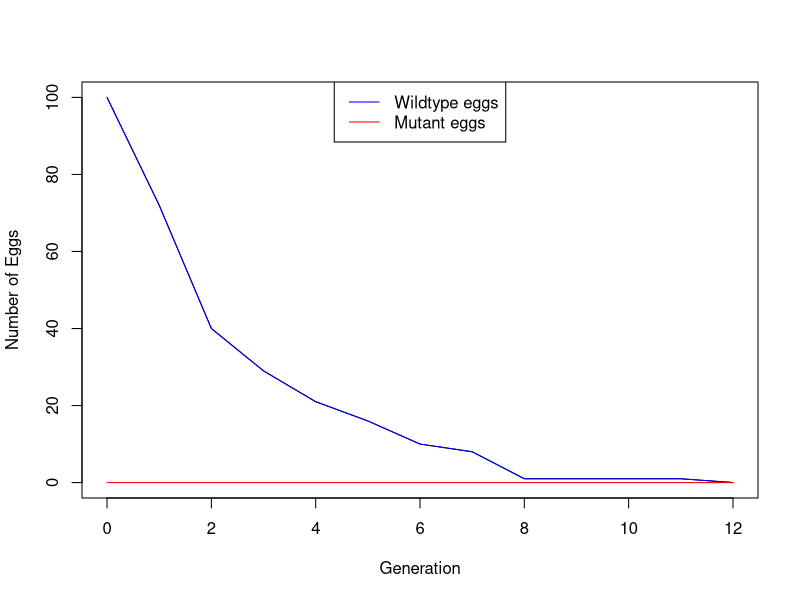
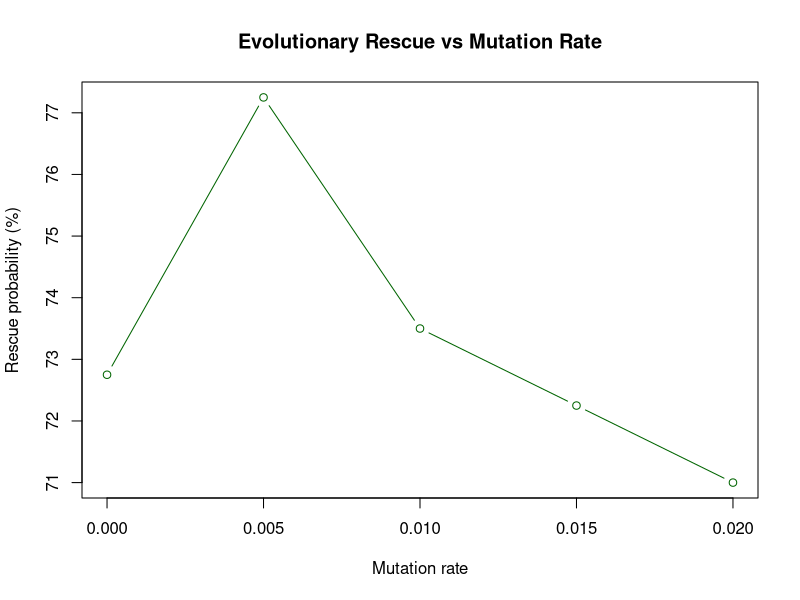
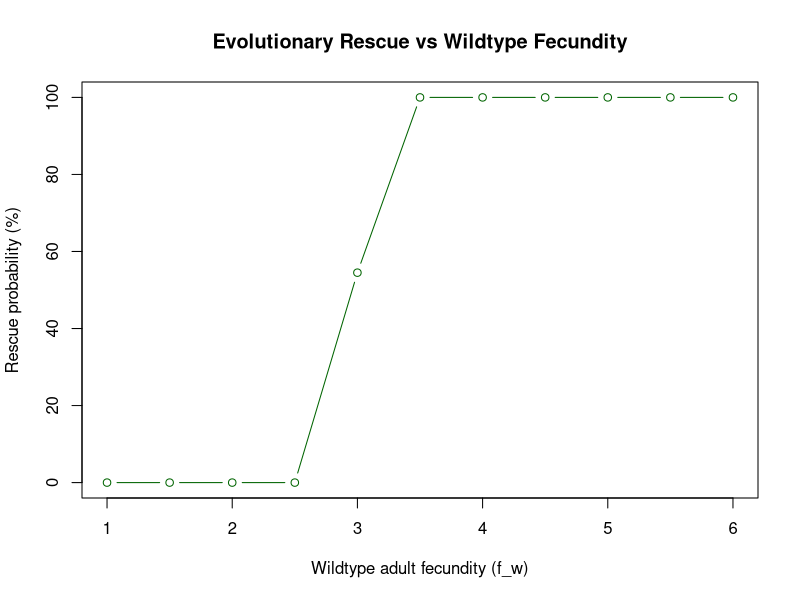
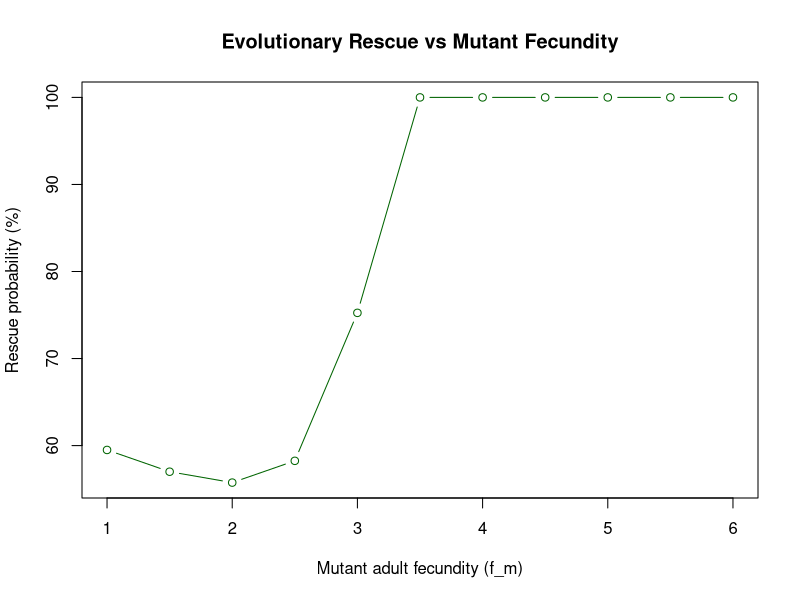
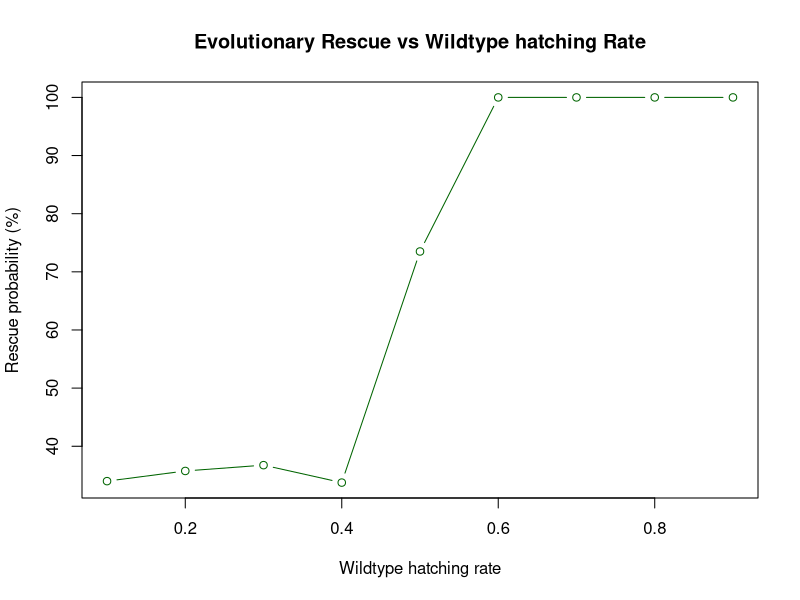
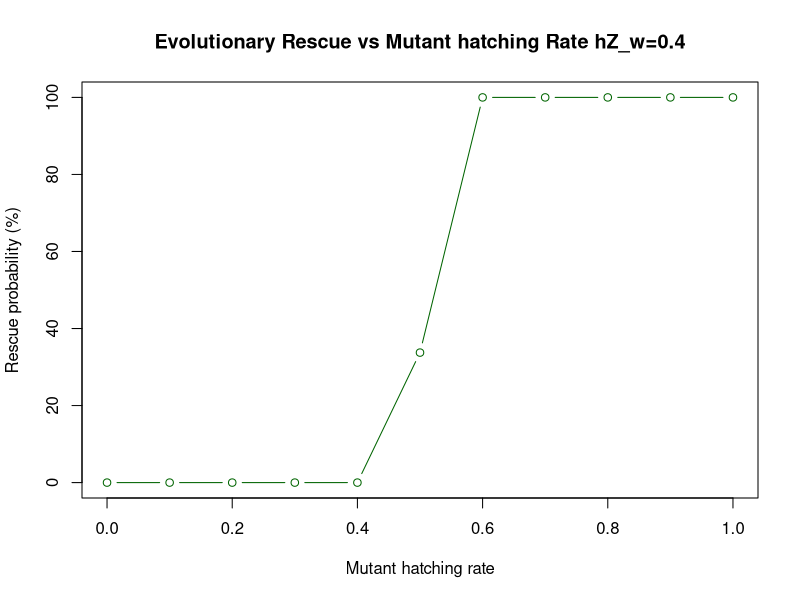
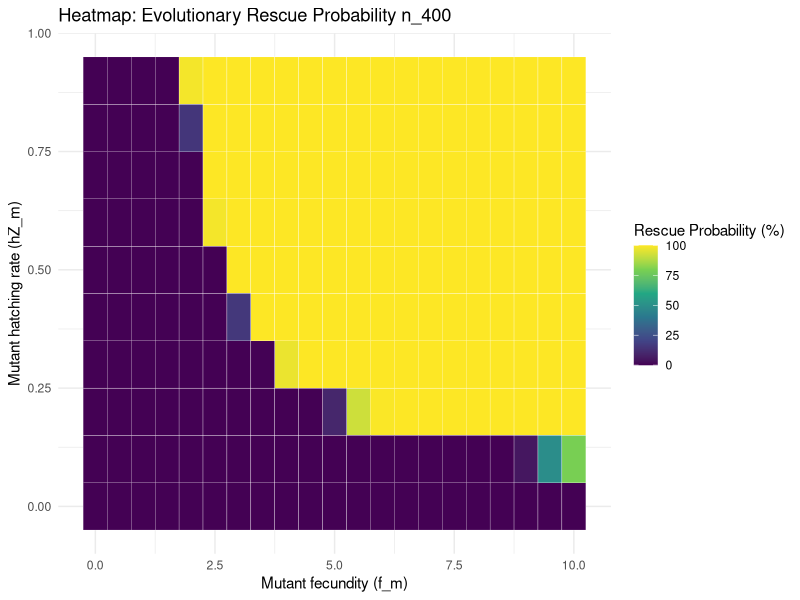

Write R code to recreate these figures, in order. (Note: a time limit stopped this script after it produced the figures.)
## ---- chunk 1
# Simulating one generation:
simulate_one_gen_ls <- function(Z_w, Z_m, f_w, f_m, hZ_w, hZ_m, pZ_w, pZ_m, mut_rate) {

   # we assume that the number of individuals (eggs) is recorded in spring, before eggs hatch and adults reproduce 
  
   # after winter, adults hatch from eggs with hatching rate between 0 and 1

   newAdults_w <- rbinom(1, Z_w,  hZ_w)

   newAdults_m <- rbinom(1, Z_m,  hZ_m)

   # adults produce eggs with fecundity rate f (number of offspring produced per adult)

   newEggs_w <- rpois(1, newAdults_w * f_w)

   newEggs_m <- rpois(1, newAdults_m * f_m)

   # draw new mutants according to Poisson distribution

   mut_w_to_m <- rpois(1, newEggs_w * mut_rate)
   
   # ensure do not mutate more eggs than exist
   
   if (mut_w_to_m > newEggs_w) mut_w_to_m <- newEggs_w
   
   # calculating next generation with no negative number
   
   Z_w_test <- max(Z_w - newAdults_w + newEggs_w - mut_w_to_m, 0)
   Z_m_test <- max(Z_m - newAdults_m + newEggs_m + mut_w_to_m, 0)
   
   # determine new population sizes of eggs, taking into account mortality during winter

   Z_w_new <- rbinom(1, Z_w_test, pZ_w)
   Z_m_new <- rbinom(1, Z_m_test, pZ_m)
   
   return(c(Z_w_new, Z_m_new))
 }

 # Print the function

 print(simulate_one_gen_ls(Z_w=1000, Z_m=0, f_w=2, f_m=2.5, hZ_w=0.5, hZ_m=0.5, pZ_w=0.1, pZ_m=0.1, mut_rate=0.1))

## ---- chunk 2

simulate_pop <- function(Z_init_w, Z_init_m, f_w, f_m, hZ_w, hZ_m, pZ_w, pZ_m, mut_rate, t_max) {
  # Create the vector in which to save the results
  pop_vector <- c(Z_init_w, Z_init_m)
  # initiate the variables
  pop_new <- c(Z_init_w, Z_init_m)
  
  # run the simulation until generation t_max
  for (i in 1:(t_max+1)) {
    # redefine the current population one generation later
    pop_new <- simulate_one_gen_ls(Z_w = pop_new[1], Z_m = pop_new[2], f_w, f_m, hZ_w, hZ_m, pZ_w, pZ_m, mut_rate)
    # add the new population sizes to the output vector
    pop_vector <- rbind(pop_vector,pop_new)
    # condition to stop the simulation before t_max: either the population exceeds 1.5 times the original population size, or it goes extinct
    if (is.na(pop_new[1]) | is.na(pop_new[2])) break
    if (pop_new[1]+pop_new[2]>=100*(Z_init_w+ Z_init_m) | pop_new[1]+pop_new[2]==0) break
  }
  
  # define the row and column names of the output vector
 # rownames(pop_vector) <- (0:t_max)[1:length(pop_vector[,1])] # note that the vector has to be cut if the simulation stopped early
  colnames(pop_vector) <- c("w","m")
  # return the result
  return(pop_vector)	
}


# Test the function and plot the result
# set t_max to a value to be used throughout
max_gen <- 200
# create your simulation data
output <- simulate_pop(Z_init_w = 100, Z_init_m = 0, f_w = 3, f_m = 3, hZ_w = 0.4, hZ_m = 0.5, pZ_w = 0.4, pZ_m = 0.5, mut_rate = 0.001,t_max = max_gen)
# show the last few lines of the data table
print(tail(output))
# plot the output - note that the plot range and the x axis have to be adjusted based on the length of the table
# determine x axis range 
x_range <- 0:(length(output[,1])-1)
# this plots the total population size
plot(x_range,output[,1]+output[,2],type='l',ylim=c(0,max(output[,1]+output[,2])),xlab = "Generation",ylab = "Number of Eggs")
# add number of wild type individuals
lines(x_range,output[,1], col="blue")
# add number of mutant individuals
lines(x_range,output[,2], col="red")
legend("top", legend = c("Wildtype eggs", "Mutant eggs"), 
       col = c("blue", "red"), lty = 1)


## ---- chunk 3
num_rounds <- 100
extinct_count <- 0
rescue_count <- 0


for (i in 1:num_rounds) {
  
  Z_init_w <- 100
  Z_init_m <- 50
  
  round_gen <- simulate_pop(Z_init_w = 100, Z_init_m = 50, f_w = 3, f_m = 3, 
                            hZ_w = 0.5, hZ_m = 0.5, pZ_w = 0.5, pZ_m = 0.5, 
                            mut_rate = 0.02,t_max = max_gen)
  
  total_pop <- round_gen[dim(round_gen)[1],1] + round_gen[dim(round_gen)[1],2]

  
   if (total_pop == 0) {
     extinct_count <- extinct_count + 1
   }

   else if (total_pop > (Z_init_w + Z_init_m)){
     rescue_count <- rescue_count + 1
   }

  prob_rescue <- rescue_count/num_rounds*100
  prob_extinct <- extinct_count/num_rounds*100
  
}
prob_rescue
## ---- chunk 4
num_rounds <- 400
inita_pop <- 1000+50
mut_rates <- seq(0, 0.02, by = 0.005)

    
    # creating a data frame to keep all output
    
    results <- data.frame(mut_rate=numeric(), rescue_prob=numeric(), extinct_prob=numeric(), rescue_by_w=numeric(), rescue_by_m=numeric())
    freq_df <- data.frame(array(NA, dim =c(0,3), dimnames = list(c(), c("mutation_rate", "wildtype", "mutant"))))
 
    # for (i in 1:num_rounds)   
  for (mut in mut_rates) {
  
  extinct_count <- 0
  rescue_count <- 0
  
  for (i in 1:num_rounds){
   
  
    sim <- simulate_pop(Z_init_w = 100, Z_init_m = 50, f_w = 3, f_m = 3,
                            hZ_w = 0.5, hZ_m = 0.5, pZ_w = 0.5, pZ_m = 0.5,
                            mut_rate = mut_rates,t_max = max_gen)
    
  
    # total_pop <- round_gen[dim(round_gen)[1],1] + round_gen[dim(round_gen)[1],2]
    total_pop <- sum(tail(sim, 1))
  
  
    if (total_pop == 0){ 
        extinct_count <- extinct_count + 1
    
    # if (total_pop > inita_pop)
    }
    else{
      rescue_count <- rescue_count + 1
      freq_df <- rbind(freq_df, c(mut, sim[nrow(sim),1]/total_pop, sim[nrow(sim),2]/total_pop))
   }
}
    
   # result for each mutation rate
  results <- rbind(results, data.frame(mut_rates = mut, 
                                       prob_rescue = rescue_count/num_rounds * 100, 
                                       prob_extinct = extinct_count/num_rounds * 100))
}
    print(results)
    
    colnames(freq_df) <- c("mutation_rate", "wildtype", "mutant")
    print(freq_df)
    
    # plot for rescue probability
    
    plot(results$mut_rates, results$prob_rescue, type='b',  
         col='darkgreen', pch=21, xlab='Mutation rate', 
         ylab='Rescue probability (%)',
         main='Evolutionary Rescue vs Mutation Rate')
    
## ---- chunk 5
num_rounds <- 400
inita_pop <- 1000 + 50
max_gen <- 200

# Range of wildtype fecundity to explore
f_w_values <- seq(1, 6, by = 0.5)   # can adjust based on realistic values

# Create result containers
results <- data.frame(f_w = numeric(), prob_rescue = numeric(), prob_extinct = numeric())
freq_df <- data.frame(array(NA, dim = c(0, 3), dimnames = list(c(), c("f_w", "wildtype", "mutant"))))

# Sweep over wildtype fecundity values
for (f_w in f_w_values) {
  
  extinct_count <- 0
  rescue_count <- 0
  
  for (i in 1:num_rounds) {
    
    sim <- simulate_pop(Z_init_w = 100, Z_init_m = 50, 
                        f_w = f_w, f_m = 2,        # << varying wildtype fecundity
                        hZ_w = 0.5, hZ_m = 0.5, 
                        pZ_w = 0.5, pZ_m = 0.5, 
                        mut_rate = 0.001, t_max = max_gen)
    
    total_pop <- sum(tail(sim, 1))
    
    if (total_pop == 0) { 
      extinct_count <- extinct_count + 1
    } else {
      rescue_count <- rescue_count + 1
      freq_df <- rbind(freq_df, c(f_w, sim[nrow(sim),1]/total_pop, sim[nrow(sim),2]/total_pop))
    }
  }
  
  # Store results
  results <- rbind(results, data.frame(f_w = f_w, 
                                       prob_rescue = rescue_count/num_rounds * 100, 
                                       prob_extinct = extinct_count/num_rounds * 100))
}

# Label the frequency data frame
colnames(freq_df) <- c("f_w", "wildtype", "mutant")

# --- Plot 1: Rescue probability vs wildtype fecundity ---
plot(results$f_w, results$prob_rescue, type = 'b',
     col = 'darkgreen', pch = 21,
     xlab = 'Wildtype adult fecundity (f_w)',
     ylab = 'Rescue probability (%)',
     main = 'Evolutionary Rescue vs Wildtype Fecundity')


## ---- chunk 6
num_rounds <- 400
inita_pop <- 1000 + 50
max_gen <- 200

# Range of mutant fecundity to explore
f_m_values <- seq(1, 6, by = 0.5)  # can adjust depending on biological realism

# Create result containers
results <- data.frame(f_m = numeric(), prob_rescue = numeric(), prob_extinct = numeric())
freq_df <- data.frame(array(NA, dim = c(0, 3), dimnames = list(c(), c("f_m", "wildtype", "mutant"))))

# Sweep over mutant fecundity values
for (f_m in f_m_values) {
  
  extinct_count <- 0
  rescue_count <- 0
  
  for (i in 1:num_rounds) {
    
    sim <- simulate_pop(Z_init_w = 100, Z_init_m = 50, 
                        f_w = 3, f_m = f_m, 
                        hZ_w = 0.5, hZ_m = 0.5, 
                        pZ_w = 0.5, pZ_m = 0.5, 
                        mut_rate = 0.001, t_max = max_gen)
    
    total_pop <- sum(tail(sim, 1))
    
    if (total_pop == 0) { 
      extinct_count <- extinct_count + 1
    } else {
      rescue_count <- rescue_count + 1
      freq_df <- rbind(freq_df, c(f_m, sim[nrow(sim), 1]/total_pop, sim[nrow(sim), 2]/total_pop))
    }
  }
  
  # Store results
  results <- rbind(results, data.frame(f_m = f_m, 
                                       prob_rescue = rescue_count/num_rounds * 100, 
                                       prob_extinct = extinct_count/num_rounds * 100))
}

# Label the frequency data frame
colnames(freq_df) <- c("f_m", "wildtype", "mutant")

# Plot 1 — Rescue probability vs mutant fecundity
plot(results$f_m, results$prob_rescue, type = 'b',
     col = 'darkgreen', pch = 21,
     xlab = 'Mutant adult fecundity (f_m)',
     ylab = 'Rescue probability (%)',
     main = 'Evolutionary Rescue vs Mutant Fecundity')

## ---- chunk 7
num_rounds <- 400
inita_pop <- 1000+50
max_gen <- 200

hZ_w_values <- seq(0.1, 0.9 , by = 0.1)

# create result
results <- data.frame(hZ_w = numeric(), prob_rescue = numeric(), prob_extinct = numeric())
freq_df <- data.frame(array(NA, dim =c(0,3), dimnames = list(c(), c("hZ_w", "wildtype", "mutant"))))

# sweep over wildtype hatching rate
for (hZ_w in hZ_w_values) {
  
  extinct_count <- 0
  rescue_count <- 0
  
  for (i in 1:num_rounds){
    
    sim <- simulate_pop(Z_init_w = 100, Z_init_m = 50, f_w = 3, f_m = 3, 
                        hZ_w = hZ_w, hZ_m = 0.5, pZ_w = 0.5, pZ_m = 0.5, 
                        mut_rate = 0.001, t_max = max_gen)
    
    total_pop <- sum(tail(sim, 1))
    
    if (total_pop == 0){ 
      extinct_count <- extinct_count + 1
    } else {
      rescue_count <- rescue_count + 1
      freq_df <- rbind(freq_df, c(hZ_w, sim[nrow(sim),1]/total_pop, sim[nrow(sim),2]/total_pop))
    }
  }
  
  # store results
  results <- rbind(results, data.frame(hZ_w = hZ_w, 
                                       prob_rescue = rescue_count/num_rounds * 100, 
                                       prob_extinct = extinct_count/num_rounds * 100))
}

colnames(freq_df) <- c("hZ_w", "wildtype", "mutant")

# plots
plot(results$hZ_w, results$prob_rescue, type='b',  
     col='darkgreen', pch=21, xlab='Wildtype hatching rate', 
     ylab='Rescue probability (%)',
     main='Evolutionary Rescue vs Wildtype hatching Rate')

## ---- chunk 8
num_rounds <- 400
inita_pop <- 1000+50
max_gen <- 200

hZ_m_values <- seq(0, 1 , by = 0.1)


# creating a data frame to keep all output

results <- data.frame(hZ_m = numeric(), prob_rescue = numeric(), prob_extinct = numeric())
freq_df <- data.frame(array(NA, dim =c(0,3), dimnames = list(c(), c("hZ_m", "wildtype", "mutant"))))


# for (i in 1:num_rounds)   
for (hZ_m in hZ_m_values) {
  
  extinct_count <- 0
  rescue_count <- 0
  
  for (i in 1:num_rounds){
    
    
    sim <- simulate_pop(Z_init_w = 100, Z_init_m = 50, f_w = 3, f_m = 3, 
                        hZ_w = 0.3, hZ_m = hZ_m, pZ_w = 0.5, pZ_m = 0.5, 
                        mut_rate = 0.001, t_max = max_gen)
    
    # total_pop <- round_gen[dim(round_gen)[1],1] + round_gen[dim(round_gen)[1],2]
    total_pop <- sum(tail(sim, 1))
    
    
    if (total_pop == 0){ 
      extinct_count <- extinct_count + 1
      
      # if (total_pop > inita_pop)
    }
    else{
      rescue_count <- rescue_count + 1
      freq_df <- rbind(freq_df, c(hZ_m, sim[nrow(sim),1]/total_pop, sim[nrow(sim),2]/total_pop))
    }
  }
  
  # result for each mutation rate
  results <- rbind(results, data.frame(hZ_m = hZ_m, 
                                       prob_rescue = rescue_count/num_rounds * 100, 
                                       prob_extinct = extinct_count/num_rounds * 100))
}
print(results)

  colnames(freq_df) <- c("hZ_m", "wildtype", "mutant")
  print(head(freq_df))

# plot for rescue probability

plot(results$hZ_m, results$prob_rescue, type='b',  
     col='darkgreen', pch=21, xlab='Mutant hatching rate', 
     ylab='Rescue probability (%)',
     main='Evolutionary Rescue vs Mutant hatching Rate hZ_w=0.4')

## ---- chunk 9
library(ggplot2)

# ranges for the parameters
hZ_m_values <- seq(0, 0.9, by = 0.1)
f_m_values <- seq(0, 10, by = 0.5)

num_rounds <- 400
max_gen <- 200

results_matrix <- expand.grid(hZ_m = hZ_m_values, f_m = f_m_values)
results_matrix$prob_rescue <- NA

for (i in 1:nrow(results_matrix)) {
  hZ_m <- results_matrix$hZ_m[i]
  f_m <- results_matrix$f_m[i]
  
  rescue_count <- 0
  
  for (rep in 1:num_rounds) {
    sim <- simulate_pop(Z_init_w = 100, Z_init_m = 50,
                        f_w = 2, f_m = f_m,
                        hZ_w = 0.5, hZ_m = hZ_m,
                        pZ_w = 0.4, pZ_m = 0.55,
                        mut_rate = 0.001, t_max = max_gen)
    total_pop <- sum(tail(sim, 1))
    if (total_pop > 0) rescue_count <- rescue_count + 1
  }
  
  results_matrix$prob_rescue[i] <- rescue_count / num_rounds * 100
}

# plot heatmap
ggplot(results_matrix, aes(x = f_m, y = hZ_m, fill = prob_rescue)) +
  geom_tile(color = "white") +
  scale_fill_viridis_c(name = "Rescue Probability (%)") +
  labs(x = "Mutant fecundity (f_m)", y = "Mutant hatching rate (hZ_m)",
       title = "Heatmap: Evolutionary Rescue Probability n_400") +
  theme_minimal()

## ---- chunk 10

# Load required library
library(ggplot2)

# Define parameter ranges
f_w_values <- seq(0, 5, by = 0.1)   
f_m_values <- seq(0, 5, by = 0.1)   

num_rounds <- 200   
max_gen <- 200       

# Data storage
results_matrix <- expand.grid(f_w = f_w_values, f_m = f_m_values)
results_matrix$prob_rescue <- NA

# Loop through each parameter combination
for (i in 1:nrow(results_matrix)) {
  f_w <- results_matrix$f_w[i]
  f_m <- results_matrix$f_m[i]
  
  rescue_count <- 0
  
  for (rep in 1:num_rounds) {
    sim <- simulate_pop(Z_init_w = 100, Z_init_m = 50,
                        f_w = f_w, f_m = f_m,
                        hZ_w = 0.5, hZ_m = 0.55,
                        pZ_w = 0.4, pZ_m = 0.55,
                        mut_rate = 0.001, t_max = max_gen)
    
    total_pop <- sum(tail(sim, 1))
    if (total_pop > 0) rescue_count <- rescue_count + 1
  }
  
  # Calculate rescue probability
  results_matrix$prob_rescue[i] <- rescue_count / num_rounds * 100
}

# --- PLOT: Heatmap of Rescue Probability ---
ggplot(results_matrix, aes(x = f_w, y = f_m, fill = prob_rescue)) +
  geom_tile(color = "white") +
  scale_fill_viridis_c(name = "Rescue Probability (%)") +
  labs(
    x = "Wildtype fecundity (f_w)",
    y = "Mutant fecundity (f_m)",
    title = "Heatmap: Evolutionary Rescue vs Fecundity of Wildtype and Mutant n_200"
  ) +
  theme_minimal(base_size = 13)
